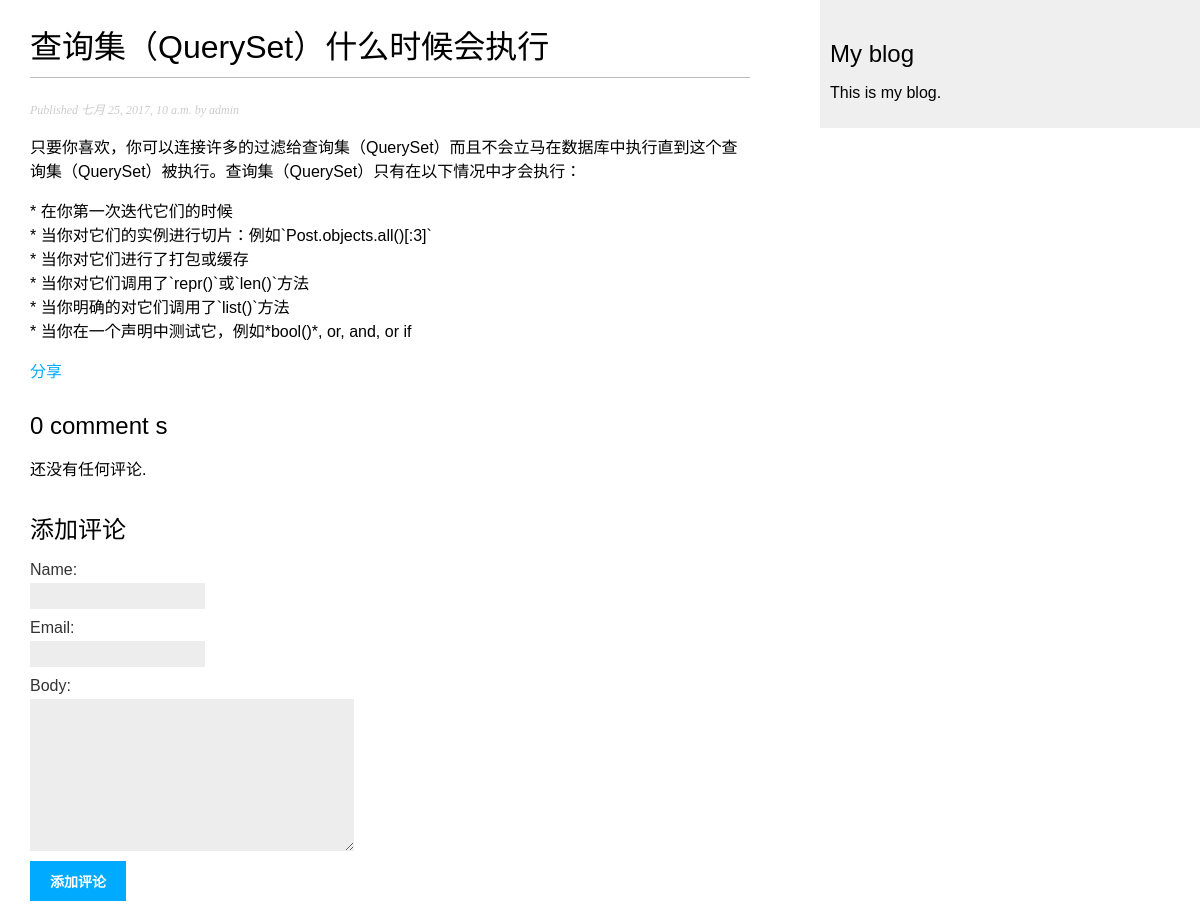
Screenshot of /2017/07/25/queryset/ with the database file from the repository.
### blog/models.py (models this page shows, shortened)
class Post(models.Model):
    STATUS_CHOICES = (
        ('draft', '草稿'),
        ('published', '发表'),
    )
    title = models.CharField(max_length=250, verbose_name='标题')
    slug = models.SlugField(max_length=250, unique_for_date='publish')
    author = models.ForeignKey(User, related_name='blog_posts', verbose_name='作者')
    body = models.TextField(verbose_name='内容')
    publish = models.DateTimeField(default=timezone.now)
    created = models.DateTimeField(auto_now_add=True)
    updated = models.DateTimeField(auto_now=True)
    status = models.CharField(max_length=10, choices=STATUS_CHOICES, default='draft', verbose_name='状态')
    objects = models.Manager()
    published = PublishedManager()
    class Meta:
        verbose_name = '文章'
        verbose_name_plural = verbose_name
        ordering = ('-publish',)

### blog/views.py (the view)
def post_detail(request, year, month, day, post):
    post = get_object_or_404(Post, slug=post,
                             status='published',
                             publish__year=year,
                             publish__month=month,
                             publish__day=day)
    comments = post.comments.filter(active=True)
    new_comment = None
    if request.method == 'POST':
        comment_form = CommentForm(data=request.POST)
        if comment_form.is_valid():
            new_comment = comment_form.save(commit=False)
            new_comment.post = post
            new_comment.save()
    else:
        comment_form = CommentForm()
    return render(request, 'blog/post/detail.html', locals())

### blog/forms.py
class CommentForm(forms.ModelForm):
    class Meta:
        model = Comment
        fields = ('name', 'email', 'body')

### blog/templates/blog/post/detail.html (shortened to what this page needs)
{% extends "blog/base.html" %}
{% block content %}
    <h1>{{ post.title }}</h1>
    <p class="date">
        Published {{ post.publish }} by {{ post.author }}
    </p>
    {{ post.body | linebreaks }}
    <p>
        <a href="{% url 'blog:post_share' post.id %}">分享</a>
    </p>
    {% with comments.count as total_comments %}
        <h2>{{ total_comments }} comment {{ total_comments | pluralize }}</h2>
    {% endwith %}
    {% for comment in comments %}
        <div class="comment">
            <p class="info">
                Comment {{ forloop.counter }} by {{ comment.name }}
                {{ comment.created }}
            </p>
            {{ comment.body | linebreaks }}
        </div>
    {% empty %}
        <p>还没有任何评论.</p>
    {% endfor %}
    {% if new_comment %}
        <h2>你的评论已经添加！</h2>
    {% else %}
        <h2>添加评论</h2>
        <form action="." method="post">
            {{ comment_form.as_p }}
            <p>
                <input type="submit" value="添加评论">
            </p>
        </form>
    {% endif %}
{% endblock %}

### blog/static/css/blog.css (style rules this page uses)
body { margin: 0; padding: 0; font-family: helvetica, sans-serif; }
a { color: #00abff; text-decoration: none; }
h1 { font-weight: normal; border-bottom: 1px solid #bbb; padding: 0 0 10px 0; }
h2 { font-weight: normal; margin: 30px 0 0; }
p.date { color: #ccc; font-family: georgia, serif; font-size: 12px; font-style: italic; }
label { float: left; clear: both; color: #333; margin-bottom: 4px; }
input, textarea { clear: both; float: left; margin: 0 0 10px; background: #ededed; border: 0; padding: 6px 10px; font-size: 12px; }
input[type=submit] { font-weight: bold; background: #00abff; color: #fff; padding: 10px 20px; font-size: 14px; text-transform: uppercase; }

### rows the page displays
Post: title "查询集（QuerySet）什么时候会执行", publish "七月 25, 2017, 10 a.m.", author "admin", body "只要你喜欢，你可以连接许多的过滤给查询集（QuerySet）而且不会立马在数据库中执行直到这个查询集（QuerySet）被执行。查询集（QuerySet）只有在以下情况中才会执行： * 在你第一次迭代它们的时候 * 当你对它们的实例进行切片：例如`Post.objects.all()[:3]` * 当你对它们进行了打包或缓存 * 当你对它们调用了`repr()`或`len()`方法 * 当你明确的对它们调用了`list()`方法 * 当你在一个声明中测试它，例如*bool()*, or, and, or if"

### other values shown
{{ total_comments }} "0"
{{ total_comments | pluralize }} "s"
